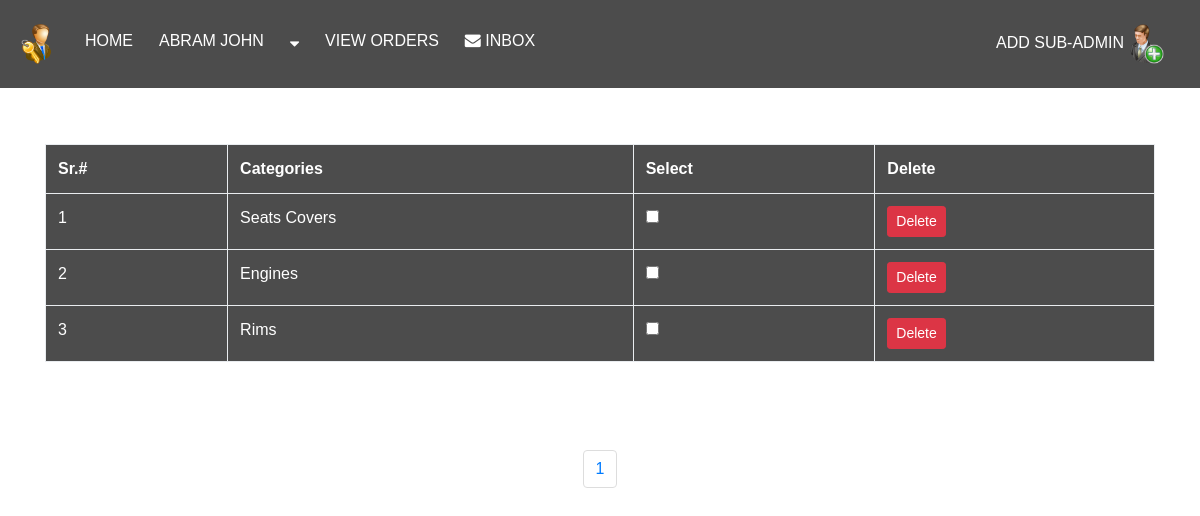
Screenshot of /ocms/admin/categories_data_display.php (signed in) with the database file from the repository.
### tables this page shows
CREATE TABLE `parts_categories` (
  `prt_id` int(255) NOT NULL,
  `prt_name` varchar(350) NOT NULL
);

### ocms/admin/categories_data_display.php (the view, shortened to what this page needs)
<?php
 $connection = mysqli_connect('localhost','root','','ocms');
$start=0;
$limit=10;
$t=mysqli_query($connection,"SELECT *  FROM parts_categories");
$total=mysqli_num_rows($t);
$page=ceil($total/$limit);
?>
<!doctype html>
<html>
<link rel="stylesheet" href="css 1/bootstrap.css" type="text/css">
<link rel="stylesheet" href="js 1/bootstrap.js" type="text/css">
<link rel="stylesheet" href="font-awesome-4.7.0/css/font-awesome.min.css" type="text/css">
<link rel="stylesheet" href="Mycss/my FYP.css" type="text/css">
<link rel="stylesheet" href="Mycss/animatedcss.css" type="text/css">
<head>
</head>
<body background="img/home-page-background.png" class="respon-img">
<?php include 'admin_navbar.php'; ?>
 <br><br><br><br><br><br>
<div class="container">
	<table class="table table-bordered" align="center" style="background:rgba(0,0,0,0.7);">
		<tr>
			<th style="color: white;">Sr.#</th>
			<th style="color: white;">Categories</th>
			<th style='color: white;'>Select</th>
			<th style='color: white;'>Delete</th>
		</tr>
		<?php
		$sr = 1;
		$query = "SELECT *  FROM parts_categories ORDER BY prt_id DESC LIMIT $start,$limit";
        $result=mysqli_query($connection,$query);
		while($row = mysqli_fetch_array($result)){
		?>
		<tr>
			<form method="post" action="delete_function.php">
				<td style="color: white;"><?php echo $sr;?></td>
				<td style="color: white;"><?php echo $row['prt_name'];?></td>
				<td><input type='checkbox' value="<?php echo $row['prt_id'];?>" name='delete_prt_key' required></td>
				<td><input class='btn btn-danger btn-sm' type='submit' name='delete_prt' value='Delete'></td>
			</form>
		</tr>
		<?php
		$sr++; }
		?>
	</table>
	 <br><br><br>
	   <nav aria-label="Page navigation example">
  <ul class="pagination justify-content-center">
   <?php
	 for($i=1;$i <= $page;$i++){
	 ?>
    <li class="page-item"><a class="page-link" href="?id=<?php echo $i ?>"><?php echo $i;?></a></li>
    <?php
	 }
	  ?>
  </ul>
</nav>
  <br><br>
</div>
</body>
</html>

### ocms/admin/Mycss/my FYP.css (style rules this page uses)
* { padding: 0; margin: 0; }
.respon-img { background-repeat: no-repeat; background-size: cover; background-position: center center; background-attachment: fixed; }
body { font-family: "helvetica"; font-size: 100%; }

### rows the page displays
parts_categories: prt_name "Seats Covers"
parts_categories: prt_name "Engines"
parts_categories: prt_name "Rims"

### other values shown
$_SESSION['name'] "ABRAM JOHN"
